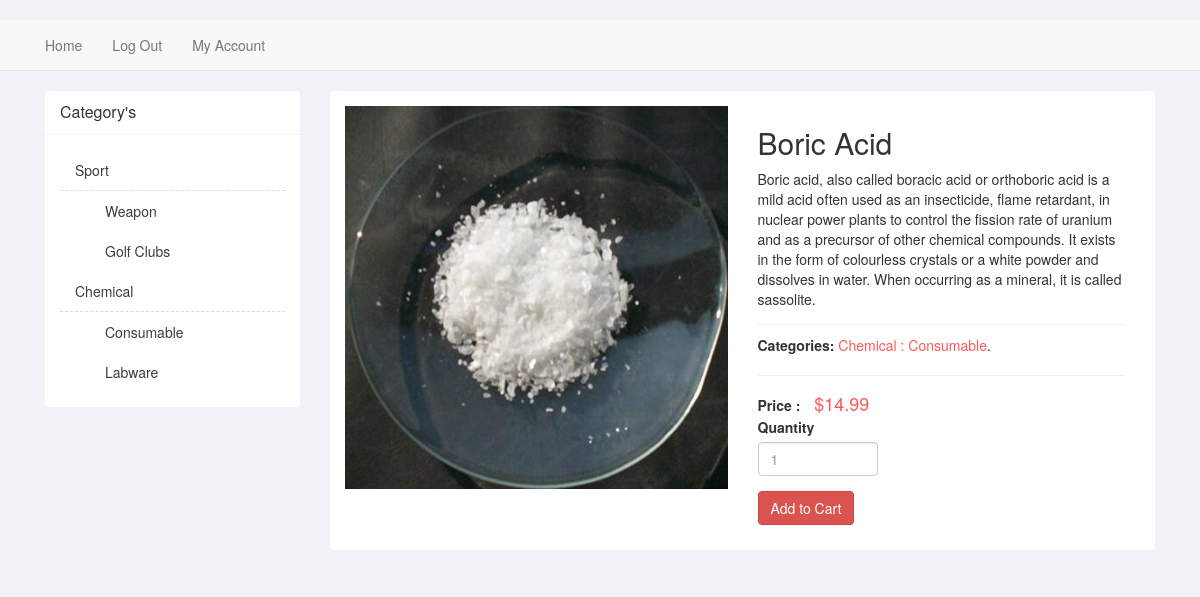
The app's page /consumable/boric-acid/ with its own data.
### mainapp/models.py (models this page shows, shortened)
class GlobalCategory(models.Model):
    name = models.CharField(max_length=100, verbose_name='Global category name')
    slug = models.SlugField(unique=True, editable=False)
    def __str__(self):
        return self.name
    def get_relevant_categorys(self):
        collector = NestedObjects(using='default')
        collector.collect([self])
        for index, line in enumerate(collector.data.values()):
            if index == 1:
                return line
    def get_absolute_url(self):
        return reverse('global_category_detail', kwargs={'global_category_slug': self.slug})

class Category(models.Model):
    global_category = models.ForeignKey(GlobalCategory, on_delete=models.CASCADE,
                                        verbose_name='To global category')
    name = models.CharField(max_length=100, verbose_name='Category name')
    slug = models.SlugField(unique=True, editable=False)
    def __str__(self):
        return f'{self.global_category} : {self.name}'
    def get_absolute_url(self):
        return reverse('category_detail', kwargs={'category_slug': self.slug})

class Product(models.Model):
    name = models.CharField(max_length=255, verbose_name='Product name')
    category = models.ForeignKey(Category, on_delete=models.CASCADE, verbose_name='Product category',
                                 default=None)
    slug = models.SlugField(unique=True, editable=False)
    description = models.TextField(verbose_name='Product description')
    price = models.DecimalField(verbose_name='Product price', max_digits=10, decimal_places=2)
    image = models.ImageField(verbose_name='Image')
    stars = models.DecimalField(max_digits=2, decimal_places=1, verbose_name='Rating',
                                blank=True, null=True)
    class Meta:
        abstract = True

class Reagent(Product):
    STATE_CHOICES = (
        ('solid', 'Solid'),
        ('liquid', 'Liquid'),
        ('gas', 'Gas')
    )
    REAGENT_TYPE_CHOICES = (
        ('acid', 'Acid'),
        ('bromide', 'Bromide'),
        ('alkali', 'Alkali'),
        ('halogens', 'Halogens')
    )
    state = models.CharField(max_length=255, choices=STATE_CHOICES, verbose_name='State')
    formula = models.CharField(max_length=100, verbose_name='Formula')
    reagent_type = models.CharField(max_length=255, verbose_name='Type of reagent', choices=REAGENT_TYPE_CHOICES)
    conc = models.DecimalField(max_digits=3, decimal_places=1, verbose_name='Concentration',
                               null=True, blank=True)
    weight = models.CharField(max_length=32, verbose_name='Weight')

### mainapp/views.py (the view)
# urls.py: path('<str:category_slug>/<str:product_slug>/', ProductDetail.as_view(), name='product_detail'),
class ProductDetail(View):
    def get(self, request, category_slug, product_slug):
        product = get_products.get_product(category_slug, product_slug)
        global_categorys = GlobalCategory.objects.all()
        context = {
            'product': product,
            'categorys': global_categorys,
        }
        return render(request, 'product_detail.html', context)

### mainapp/logic/get_products.py (called while the page is built)
def get_objects_for_category(category_slug):
    category = Category.objects.get(slug=category_slug)
    collector = NestedObjects(using='default')
    collector.collect([category])
    products = []
    for line in collector.data.values():
        products += line
    products = products[1:]
    return products

def get_product(category_slug, product_slug):
    category = Category.objects.get(slug=category_slug)
    products = get_objects_for_category(category.slug)
    for product in products:
        if product.slug == product_slug:
            return product

### mainapp/templates/product_detail.html (shortened to what this page needs)
{% extends 'index.html' %}
{% block content %}
<div class="container bootdey">
<div class="col-md-9">
<section class="panel">
      <div class="panel-body">
          <div class="col-md-6">
              <div class="pro-img-details">
                  <img src="{{ product.image.url }}" alt="">
              </div>
          </div>
          <div class="col-md-6">
              <h2>
                      {{ product.name }}
              </h2>
              <p>
                  {{ product.description }}
              </p>
              <div class="product_meta">
                  <span class="posted_in">
                       <strong>Categories:</strong>
                       <a rel="tag" href="#">{{ product.category }}</a>.
                  </span>
              </div>
              <div class="m-bot15"> <strong>Price : </strong> <span class="pro-price">${{ product.price }}</span></div>
              <div class="form-group">
                  <label>Quantity</label>
                  <input type="quantiy" placeholder="1" class="form-control quantity">
              </div>
              <p>
                  <button class="btn btn-round btn-danger" type="button"> Add to Cart</button>
              </p>
          </div>
      </div>
  </section>
  </div>
  </div>
{% endblock %}

### mainapp/templates/index.html (shortened to what this page needs)
<!DOCTYPE html>
{% load static %}
<html lang="en">
<head>
    <link href="{% static 'bootstrap.min.css' %}" rel="stylesheet">
    <link href="{% static 'for_index.css' %}" rel="stylesheet">
</head>
<body>
   <div class="navbar navbar-default navbar-static-top" id="nav-top">
      <div class="container">
       <div class="col-sm-1 collapse navbar-collapse" id="navbar-ex-collapse">
          <ul class="nav navbar-nav">
            <li><a href="{% url 'index' %}">Home</a></li>
          </ul>
        </div>
        <div class="col-sm-1 collapse navbar-collapse" id="navbar-lgn-collapse">
          <ul class="nav navbar-nav">
            <li><a href="#">Log Out</a></li>
            <li><a href="#">My Account</a></li>
          </ul>
        </div>
      </div>
    </div>
<div class="container bootdey">
    <div class="col-md-3">
        <section class="panel">
            <header class="panel-heading">
                Category's
            </header>
            <div class="panel-body">
                <ul class="nav prod-cat">
                    {% for category in categorys %}
                    <li>
                        <a href="{{ category.get_absolute_url }}"> {{ category.name }}</a>
                        {% for sub_category in category.get_relevant_categorys %}
                            <ul class="nav">
                                <li><a href="{{ sub_category.get_absolute_url }}">{{ sub_category.name }}</a></li>
                            </ul>
                        {% endfor %}
                    </li>
                    {% endfor %}
                </ul>
            </div>
        </section>
   </div>
        {% block content %}{% endblock %}
</div>
</body>
</html>

### mainapp/static/for_index.css (style rules this page uses)
body { margin-top:20px; background:#f1f2f7; }
.panel { border: none; box-shadow: none; }
.panel-heading { border-color:#eff2f7 ; font-size: 16px; font-weight: 300; }
.prod-cat li a { border-bottom: 1px dashed #d9d9d9; }
.prod-cat li a { color: #3b3b3b; }
.prod-cat li ul { margin-left: 30px; }
.prod-cat li ul li a { border-bottom:none; }
.pro-img-details { margin-left: -15px; }
.pro-img-details img { width: 100%; }
.product_meta { border-top: 1px solid #eee; border-bottom: 1px solid #eee; padding: 10px 0; margin: 15px 0; }
.product_meta span { display: block; margin-bottom: 10px; }
.product_meta a, .pro-price { color:#fc5959 ; }
.pro-price, .amount-old { font-size: 18px; padding: 0 10px; }
.quantity { width: 120px; }

### records on screen
GlobalCategory: name "Sport"
Category: name "Weapon"
Category: name "Golf Clubs"
GlobalCategory: name "Chemical"
Category: name "Consumable"
Category: name "Labware"
Reagent: image (picture), name "Boric Acid", description "Boric acid, also called boracic acid or orthoboric acid is a mild acid often used as an insecticide, flame retardant, in nuclear power plants to control the fission rate of uranium and as a precursor of other chemical compounds. It exists in the form of colourless crystals or a white powder and dissolves in water. When occurring as a mineral, it is called sassolite.", category "Chemical : Consumable", price "14.99"
